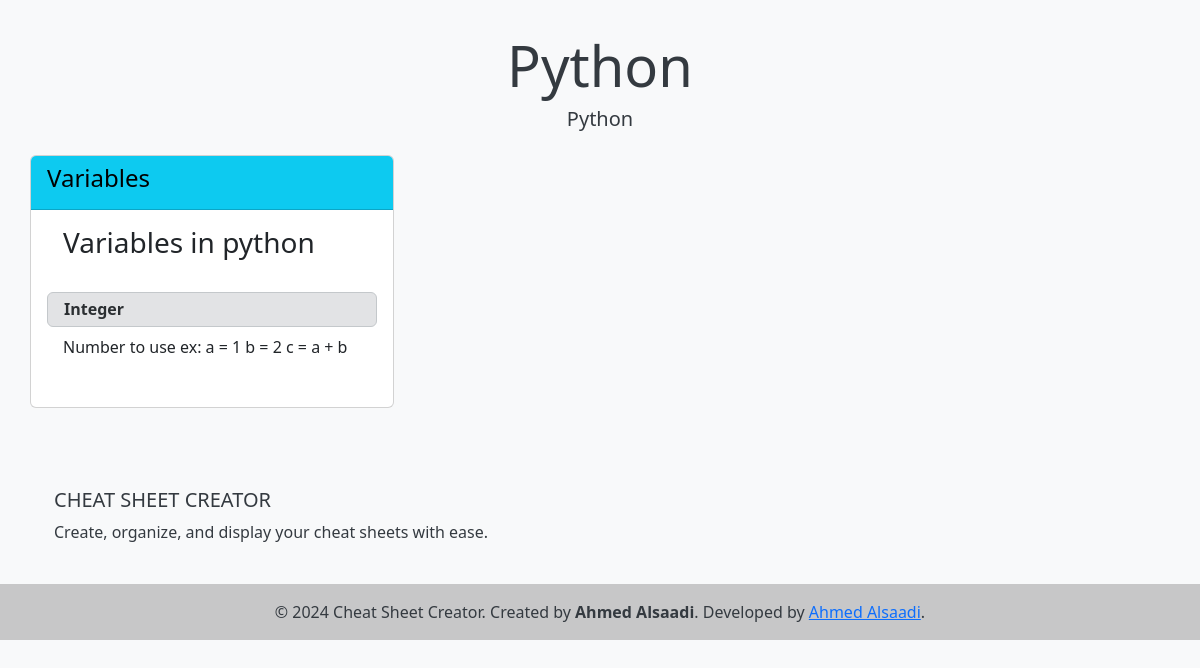
The app's page /sheet/1, older data.
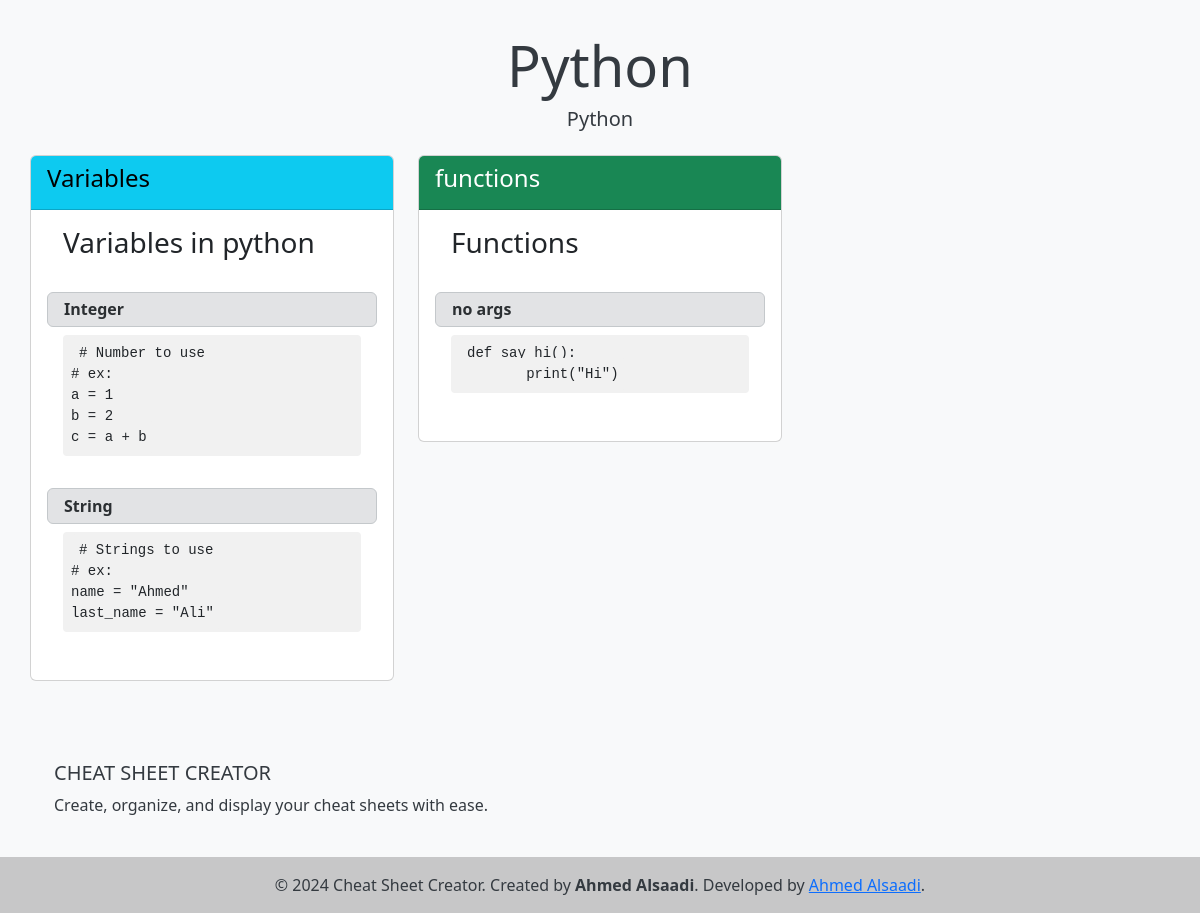
The same page, newer data.
### core/models.py (models this page shows, shortened)
class Sheet(models.Model):
    name = models.CharField(
        max_length=200,
        verbose_name=_("Sheet Name"),
        help_text=_("The name of the cheat sheet."),
    )
    title = models.CharField(
        max_length=200,
        verbose_name=_("Sheet Title"),
        help_text=_("The title of the cheat sheet."),
    )
    class Meta:
        verbose_name = _("Sheet")
        verbose_name_plural = _("Sheets")
        ordering = ["name"]

class Section(models.Model):
    title = models.CharField(
        max_length=200,
        verbose_name=_("Section Title"),
        help_text=_("The title of the section."),
    )
    header = models.CharField(
        max_length=200,
        verbose_name=_("Section Header"),
        blank=True,
        help_text=_("An optional header for the section."),
    )
    sheet = models.ForeignKey(
        to="Sheet",
        on_delete=models.CASCADE,
        verbose_name=_("Sheet"),
        related_name="sections",
        help_text=_("The cheat sheet this section belongs to."),
    )
    ordering = models.SmallIntegerField(
        verbose_name=_("Ordering"),
        help_text=_(
            "Set a number to order the placement of this content, lower mean higher"
        ),
        default=0,
    )
    class Meta:
        verbose_name = _("Section")
        verbose_name_plural = _("Sections")
        ordering = ["ordering"]

class Content(models.Model):
    title = models.CharField(
        max_length=200,
        verbose_name=_("Content Title"),
        help_text=_("The title of the content."),
    )
    message = models.TextField(
        verbose_name=_("Content Message"),
        help_text=_("The detailed content message."),
    )
    section = models.ForeignKey(
        to="Section",
        on_delete=models.CASCADE,
        verbose_name=_("Section"),
        related_name="contents",
        help_text=_("The section this content belongs to."),
    )
    ordering = models.SmallIntegerField(
        verbose_name=_("Ordering"),
        help_text=_(
            "Set a number to order the placement of this content, lower mean higher"
        ),
        default=0,
    )
    class Meta:
        verbose_name = _("Content")
        verbose_name_plural = _("Contents")
        ordering = ["ordering"]

### core/views.py (the view)
class SheetTemplateView(TemplateView):
    template_name = "sheet.html"
    def get_context_data(self, **kwargs):
        context = super().get_context_data(**kwargs)
        pk = kwargs.get("pk")
        obj = Sheet.objects.get(id=pk)
        context["obj"] = obj
        return context

### core/templatetags/bootstrap_tags.py (called while the page is built)
@register.simple_tag
def random_bootstrap_color():
    return random.choice(BOOTSTRAP_COLOR_CLASSES)

### core/templatetags/markdown_extras.py (called while the page is built)
@register.filter(name="markdown_to_html")
def markdown_to_html(markdown_text):
    if not isinstance(markdown_text, str):
        return markdown_text
    try:
        html = markdown.markdown(
            markdown_text,
            extensions=[
                "markdown.extensions.fenced_code",
                "markdown.extensions.tables",
                "markdown.extensions.footnotes",
                "markdown.extensions.codehilite",
                "markdown.extensions.meta",
                "markdown.extensions.sane_lists",
                "markdown.extensions.toc",
            ],
            output_format="html5",
        )
    except Exception as e:
        return f"Error processing markdown: {e}"
    return html

### core/templates/sheet.html (shortened to what this page needs)
{% load markdown_extras i18n bootstrap_tags %}
<!DOCTYPE html>
<html lang="en">
    <head>
        <link href="https://cdn.jsdelivr.net/npm/bootstrap@5.3.2/dist/css/bootstrap.min.css"
              rel="stylesheet"
>
    </head>
    <body>
        <div class="container content-wrapper" dir="auto">
            <div class="text-center mb-4">
                <h1 class="display-4">{{ obj.name }}</h1>
                <h3 class="lead">{{ obj.title }}</h3>
            </div>
            <div class="row" dir="auto">
                {% for section in obj.sections.all %}
                    <div class="col-md-4 mb-4" dir="auto">
                        <div class="card">
                            <div class="card-header {% random_bootstrap_color %}">
                                <h4 dir="auto">{{ section.title }}</h4>
                            </div>
                            <div class="card-body" dir="auto">
                                <h3 class="text-section" dir="auto">{{ section.header }}</h3>
                                {% for content in section.contents.all %}
                                    <div class="alert alert-secondary title-section" dir="auto">
                                        <strong>{{ content.title }}</strong>
                                    </div>
                                    <div class="text-section" dir="auto">{{ content.message|markdown_to_html|safe }}</div>
                                {% endfor %}
                            </div>
                        </div>
                    </div>
                {% endfor %}
            </div>
        </div>
    </body>
    <footer class="bg-light text-center text-lg-start">
        <div class="container p-4">
            <div class="row">
                <div class="col-lg-6 col-md-12 mb-4 mb-md-0">
                    <h5 class="text-uppercase">Cheat Sheet Creator</h5>
                    <p>Create, organize, and display your cheat sheets with ease.</p>
                </div>
            </div>
        </div>
        <div class="text-center p-3" style="background-color: rgba(0, 0, 0, 0.2);">
            © 2024 Cheat Sheet Creator. Created by <strong>Ahmed Alsaadi</strong>.
            Developed by
            <a href="https://github.com/AhmedSaadi0/cheatsheet-creator"
               target="_blank">Ahmed Alsaadi</a>.
        </div>
    </footer>
</html>

### core/templates/sheet.html (style rules this page uses)
body { background-color: #f8f9fa; color: #343a40; }
.content-wrapper { padding: 2rem 0; }
.card-header { background-color: #007bff; color: white; }
pre, code { background-color: #f1f1f1; padding: 0.5rem; border-radius: 0.25rem; }
.title-section { padding-top: 0.3rem !important; padding-bottom: 0.3rem !important; margin-bottom: 0.5rem; }
.text-section { margin-left: 1rem; margin-right: 1rem; margin-bottom: 2rem; }

Row changes from the older to the newer data that the page shows:
changed Content "Integer": message "Number to use ex: a = 1 b = 2 c = a + b" → "# Number to use # ex: a = 1 b = 2 c = a + b"
added Content: title "String", message "# Strings to use # ex: name = \"Ahmed\" last_name = \"Ali\"", shown under Section "Variables in python"
added Section: title "functions", header "Functions"
added Content: title "no args", message "def say_hi (): print ( \"Hi\" )", shown under "functions"
